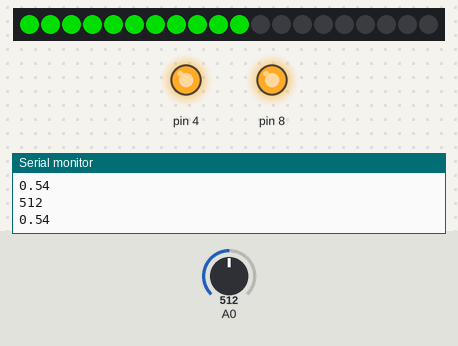
Simulated run of this sketch. Board: Arduino Uno, built with avr-gcc and run on an emulated ATmega328P. Parts: 20 RGB LEDs in strip order, left to right, output pins drawn as LEDs (lit = HIGH), the last lines printed to the serial monitor. The inputs (shaded band) are chosen by the test bench; at power-on: A0 = 512. Dim RGB values are drawn brighter than linear.

Above: at 1.3 s.
1.4 s: A0 set to 377
At 2.1 s:
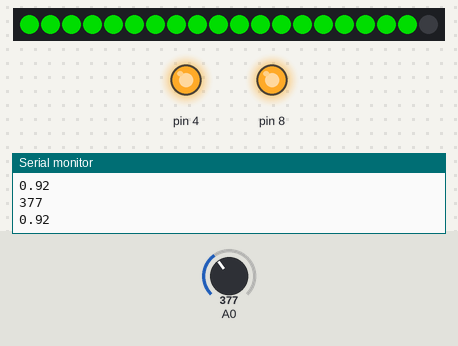
3.0 s: A0 set to 358
4.5 s: A0 set to 511
At 4.9 s:
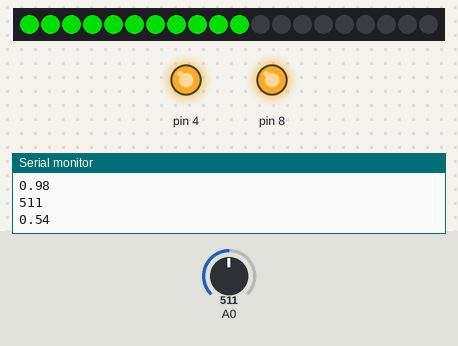
6.0 s: A0 set to 306
At 7.4 s:
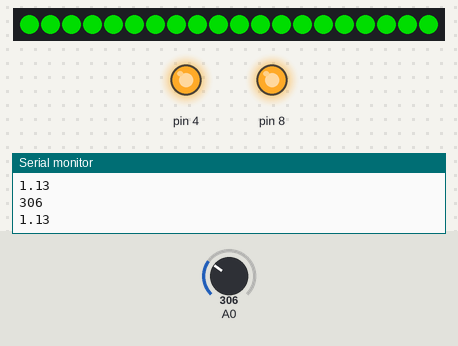
Timing chart, 0 to 8.5 s (numbered marks = the images above; inputs shaded):
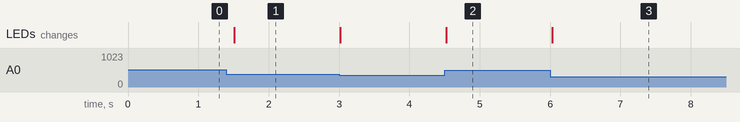

Measured:
- after the input at 1.4 s, the LEDs: change after 0.11 s (image 1)
- after the input at 4.5 s, the LEDs: change at once (image 2)
- after the input at 6.0 s, the LEDs: change at once (image 3)

The sketch:

sensorbox.ino
```cpp
//https://www.adafruit.com/product/178
//https://www.adafruit.com/product/1075

#include <Adafruit_NeoPixel.h>
#ifdef __AVR__
 #include <avr/power.h> // Required for 16 MHz Adafruit Trinket
#endif

Adafruit_NeoPixel pixels(20, 6, NEO_GRB + NEO_KHZ800);


void setup() {

  pinMode(4,OUTPUT);
  digitalWrite(4,HIGH);
  pinMode(8,OUTPUT);
  digitalWrite(8,HIGH); //temporary pull-up w/ 10k
  pinMode(A0,INPUT);
  Serial.begin(115200);

  pixels.begin(); // INITIALIZE NeoPixel strip object (REQUIRED)
  pixels.clear();
  pixels.show();
}

void loop() {


  int strip = analogRead(A0);

  if (strip > 700)
    return; //not being touched

    //650 = left
    //350 = right

  pixels.clear(); // Set all pixel colors to 'off'

  float strip_percent = (700.0 - strip) / 350.0 ; //invert & scale


  int pixels_to_show = 20 * strip_percent;

  for(int i=0; i<20; i++) { // For each pixel...

    // pixels.Color() takes RGB values, from 0,0,0 up to 255,255,255
    // Here we're using a moderately bright green color:
    if (i > pixels_to_show)
      pixels.setPixelColor(i, pixels.Color(0, 0,0));
    else
      pixels.setPixelColor(i, pixels.Color(0, 150,0));
  }
  pixels.show();


   Serial.println(strip);
   Serial.println(strip_percent);
   Serial.println("");
   delay(500);
   return;


  // The first NeoPixel in a strand is #0, second is 1, all the way up
  // to the count of pixels minus one.
  for(int i=0; i<20; i++) { // For each pixel...

    // pixels.Color() takes RGB values, from 0,0,0 up to 255,255,255
    // Here we're using a moderately bright green color:
    pixels.setPixelColor(i, pixels.Color(150, 150,150));

    pixels.show();   // Send the updated pixel colors to the hardware.

//    delay(DELAYVAL); // Pause before next pass through loop
  }
}
```
